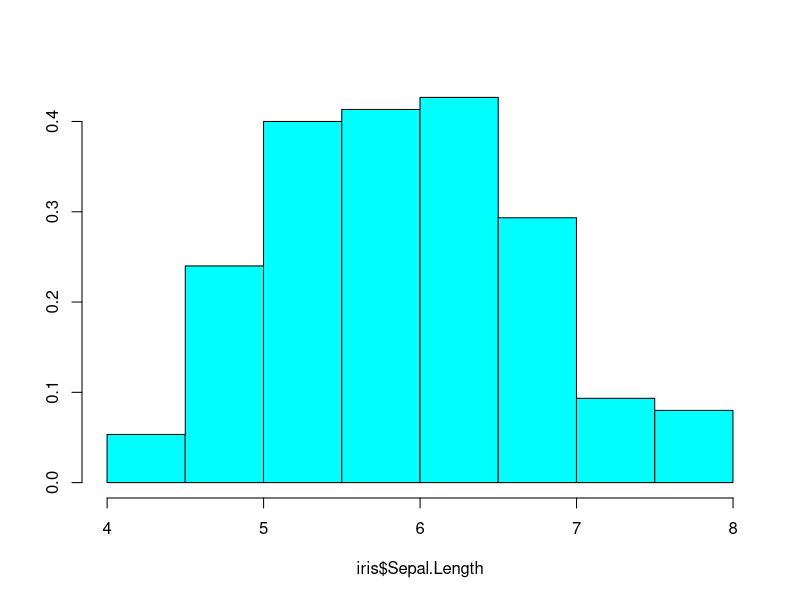
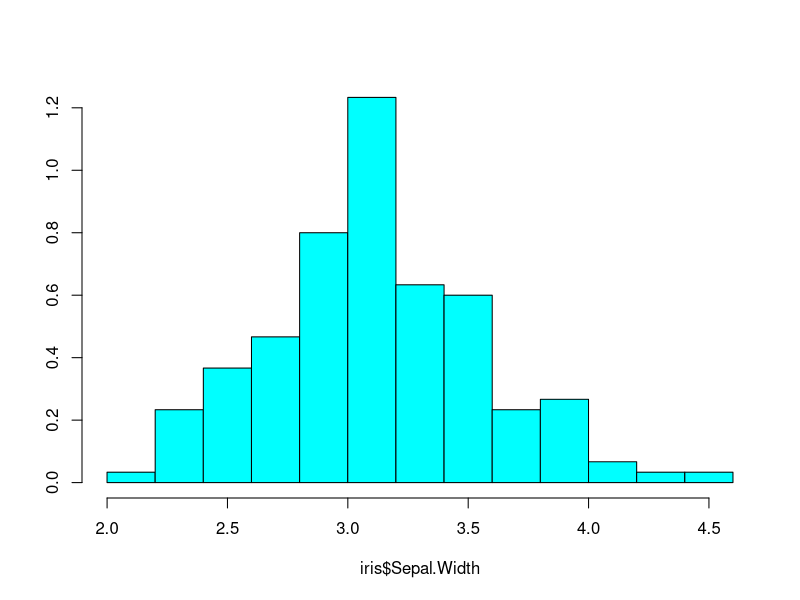
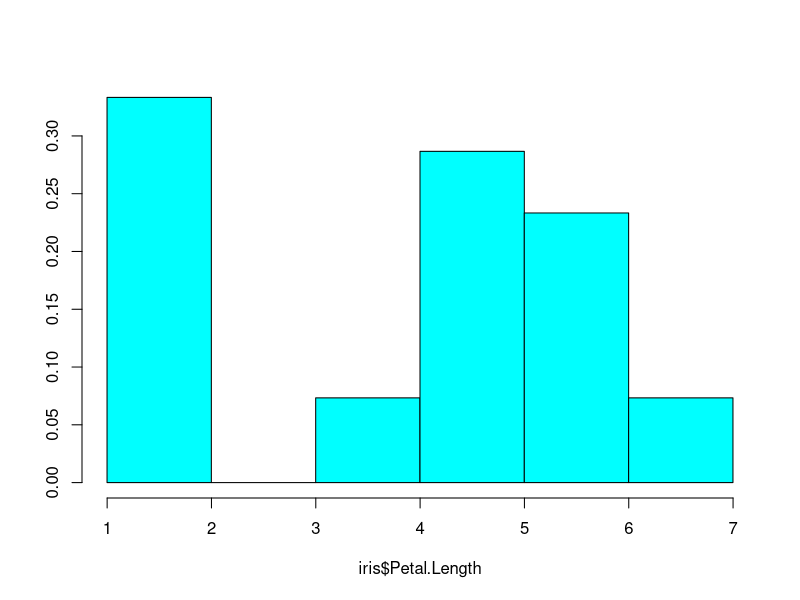
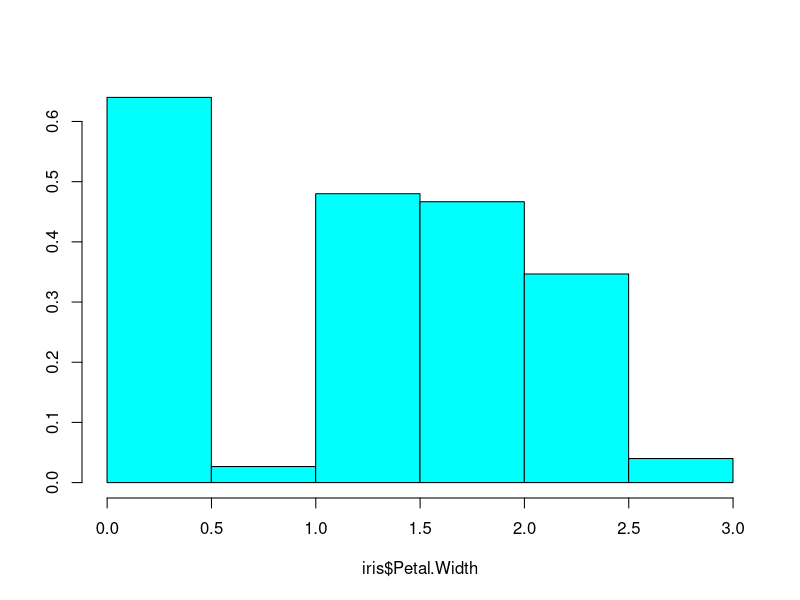
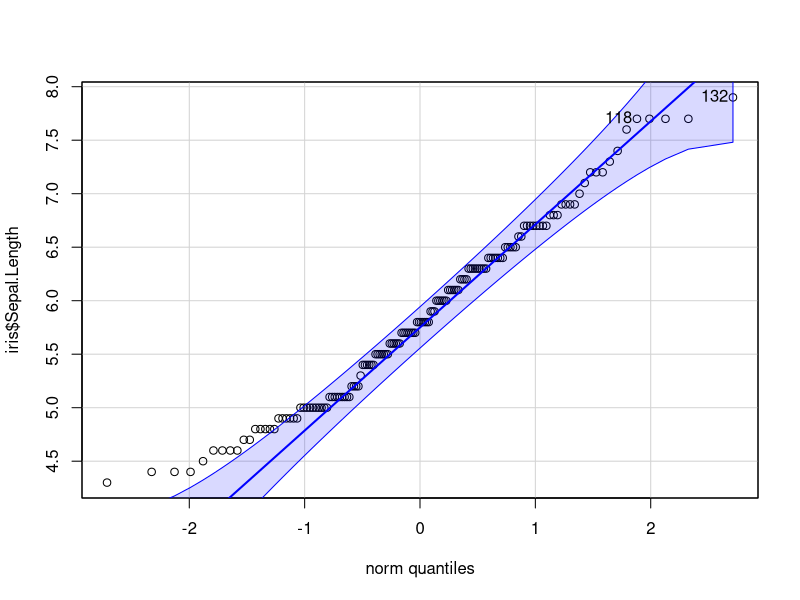
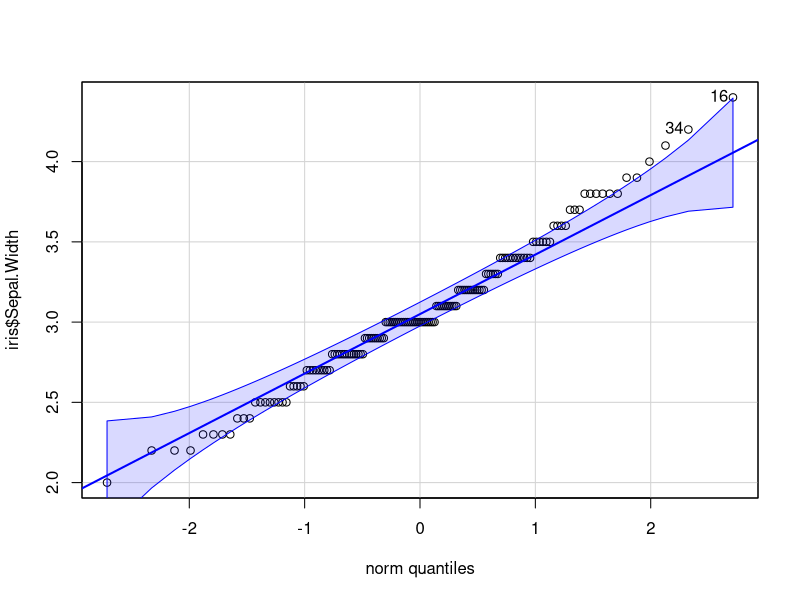
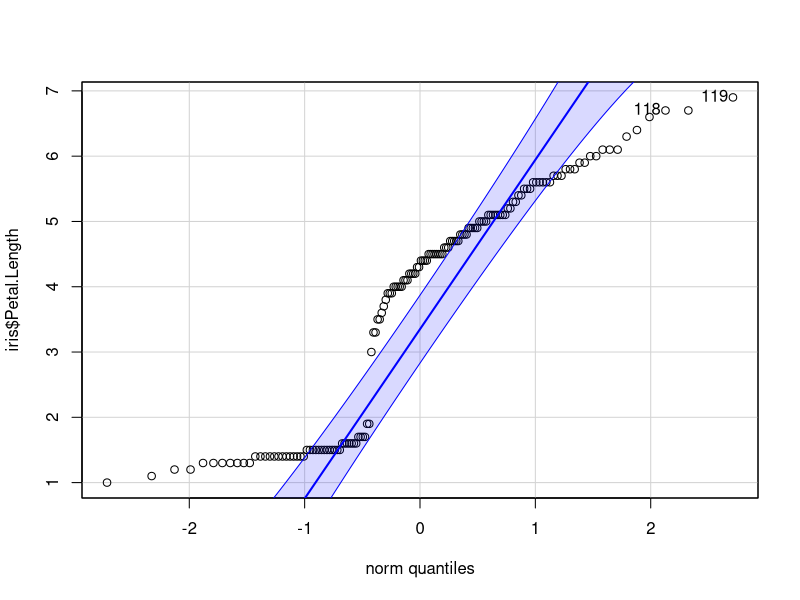
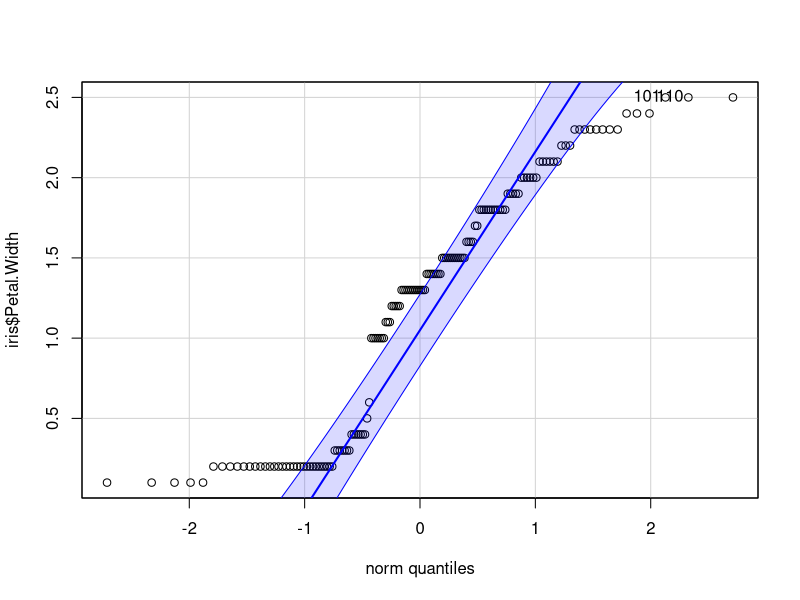

These charts were generated, in order, by the following R code:
#### Histogram ####
library(MASS)
?iris

#Which parameter is normally distributed?
truehist(iris$Sepal.Length)
truehist(iris$Sepal.Width)
truehist(iris$Petal.Length)
truehist(iris$Petal.Width)

#### Q-Q plot ####
library(car)

#Which parameter is normally distributed?
qqPlot(iris$Sepal.Length)
qqPlot(iris$Sepal.Width)
qqPlot(iris$Petal.Length)
qqPlot(iris$Petal.Width)

#### Test of Normality ####

#Which parameter is normally distributed?
shapiro.test(iris$Sepal.Length)
shapiro.test(iris$Sepal.Width)
shapiro.test(iris$Petal.Length)
shapiro.test(iris$Petal.Width)

#### Data transformation ####
dat <- rnorm(100,mean = 5,sd = 2) # Generate 100 numbers with mean = 5 and sd = 2 (Normal distribution)
truehist(dat)

expdat <- exp(dat) #e^x ~ 2.718282^x
truehist(expdat)

shapiro.test(dat)
shapiro.test(expdat)

tdat <- log10(expdat + 1) # + 1 is important because log10(0) is undefined!
truehist(tdat)
shapiro.test(tdat)

#### Summarize categorical value ####
rows <- sample(nrow(iris),91, replace = F) # Sample 91 rows from the iris dataset
IR <- iris[rows,]

tb <- table(IR$Species)
print(tb)

percent <- round(100 * tb/nrow(IR),1)
print(percent)

paste0(tb," (",percent,")")

#### Summarize numerical value (Mean SD) ####
m <- round(mean(IR$Sepal.Length),1)
s <- round(sd(IR$Sepal.Length),1)
paste0(m, " ± ", s)

lm <- round(mean(exp(IR$Sepal.Length)),1)
ls <- round(sd(exp(IR$Sepal.Length)),1)
paste0(lm, " ± ", ls) # SD >= mean implying deviation from normal distribution

llm <- round(mean(log10(1+ exp(IR$Sepal.Length))),1)
lls <- round(sd(log10(1+exp(IR$Sepal.Length))),1)
paste0(llm, " ± ", lls)

#### Summarize numerical value (Median) ####
q <- round(quantile(IR$Sepal.Length,c(0.5,0.25,0.75)),1)
paste0(q[1]," (",q[2],"-",q[3],")")
paste0(median(IR$Sepal.Length)," (",min(IR$Sepal.Length),"-",max(IR$Sepal.Length),")")

lq <- round(quantile(exp(IR$Sepal.Length),c(0.5,0.25,0.75)),1)
paste0(lq[1]," (",lq[2],"-",lq[3],")")
paste0(round(median(exp(IR$Sepal.Length)),1)," (",round(min(exp(IR$Sepal.Length)),1),
       "-",round(max(exp(IR$Sepal.Length)),1),")")

#### One-sample proportion test ####
binom.test(x = 71, n = 100, p = 0.5) # Exact test

prop.test(x = 71, n = 100, p = 0.5) # Estimation 

#### One-sample mean test ####
dat <- round(rnorm(n = 100, mean = 107, sd = 5),1) # Simulate the survey data
truehist(dat)

t.test(dat, mu = 105) # Parametric test
wilcox.test(dat, mu = 105) # Non-parametric test

dat2 <- round(runif(n = 100, min = 92, max = 122 ),1) # Simulate the survey data. Not normal distribution
truehist(dat2)
mean(dat2)

t.test(dat2, mu = 105) # Parametric test
wilcox.test(dat2, mu = 105) # Non-parametric test

#### Difference in proportions ####
smoke <- 510
smoke_CA <- 400
non_smoke <- 540
non_smoke_CA <- 300

smoke_not_CA <- smoke - smoke_CA
non_smoke_not_CA <- non_smoke - non_smoke_CA

prop.test(x = c(non_smoke_CA,smoke_CA), n = c(non_smoke,smoke))

m <- matrix(data = c(non_smoke_CA, non_smoke_not_CA, smoke_CA, smoke_not_CA) , nrow = 2)
print(m)

chisq.test(m)
fisher.test(m)

#### Difference in means ####
male <- round(rnorm(n = 100 ,mean = 107, sd = 5),1)
female <- round(rnorm(n = 100, mean = 105, sd = 4.5),1)

truehist(male)
truehist(female)

t.test(male,female, var.equal = F, paired = F)
wilcox.test(male,female, paired = F)

#paired = T for dependent samples (e.g. Before-After measurements)

#### Contingency table from counts ####
ctable <- matrix(c(400,150,100,320), nrow = 2 , byrow = T) # Matrix fill data by column by default
dimnames(ctable) <- list(c("Smoker","Non-smoker"),c("Cancer","No cancer"))
print(ctable)

matrix(c(400,150,100,320), nrow = 2)

#### Contingency table from raw data ####

#Simulate the data
rawdat <- data.frame(patientID = 1:(400+150+100+320),
                     smoking = c(rep("Smoker",400+150),rep("Non-smoker",100+320)),
                     status = c(rep("Cancer",400),rep("No cancer",150),rep("Cancer",100),rep("No cancer",320)))
View(rawdat)
summary(rawdat)

ctable2 <- table(rawdat[,c("smoking","status")])
print(ctable2)

#### Test of difference proportions ####

chisq.test(ctable2)
fisher.test(ctable2)

small <- matrix(data = c(1,39,2,20), nrow = 2, byrow = T)
print(small)

chisq.test(small)
fisher.test(small)

#### Measure of association
library(epitools)

#Re-arrange data to match epitools requirement
rawdat$status <- factor(rawdat$status, levels = c("No cancer","Cancer"))
rawdat$smoking <- factor(rawdat$smoking, levels =c("Non-smoker","Smoker"))

ctable3 <- table(rawdat[,c("smoking","status")])
print(ctable3)

res <- oddsratio(ctable3, method = "wald")
print(res)

res2 <- riskratio(ctable3, method = "wald")

print(res2)

#### Correlation between numerical variables ####
?iris

cor.test(iris$Sepal.Length,iris$Petal.Width) #Paired values
cor.test(~Sepal.Length + Petal.Width, iris) #Data.frame

cor.test(iris$Sepal.Length,iris$Petal.Width, method = "s") #Non-paramatric
cor.test(iris$Sepal.Length,iris$Petal.Width, method = "k") #Non-paramatric

#### Simple linear regression ####

m <- lm(Sepal.Length ~ Petal.Width, iris)
print(m)
summary(m)

#### Multivariate linear regression ####

mm <- lm(Sepal.Length ~ Sepal.Width + Petal.Length + Petal.Width + Species , iris)
print(mm)
summary(mm)

#### Inhibit Interpretation/Conversion of Objects ####
mlog <- lm(Sepal.Length ~ I(log10(1+Petal.Width)), iris)
print(mlog)
summary(mlog)

msq <- lm(Sepal.Length ~ I(Petal.Width^2), iris) # Quadratic model
print(msq)
summary(msq)

#### Interaction ####
mint <- lm(Sepal.Length ~ Petal.Width*Species, iris)
print(mint)
summary(mint)

#### Model selection ####
library(MASS)

sm <- stepAIC(mint)
print(sm)
summary(sm)

#### Model selection ANOVA ####

anova(m,mint)
anova(m,mm)

#### Prediction with linear regression ####
newdat <- iris[4:9,]
print(newdat)

predict(mm, newdata = newdat)

#### Logit ####
library(ggplot2)

pt <- 10^4 #Try changing number of point

dat <- data.frame(id = 1:pt, prob = seq(0,1,length.out = pt))
ggplot(dat,aes(x = id, y = prob))+
  geom_line()

dat$odds <- dat$prob/(1-dat$prob)
ggplot(dat,aes(x = id, y = odds))+
  geom_line()

dat$logit <- log(dat$odds)
ggplot(dat,aes(x = id, y = logit))+
  geom_line()

#### Setting a logistic regression model ####
#From https://towardsdatascience.com/how-to-do-logistic-regression-in-r-456e9cfec7cd
library(AER)
data(Affairs)
?Affairs

Affairs$ynaffair[Affairs$affairs >  0] <- 1
Affairs$ynaffair[Affairs$affairs == 0] <- 0
Affairs$ynaffair <- factor(Affairs$ynaffair,levels=c(0,1), labels=c("No","Yes"))
table(Affairs$ynaffair)

lgm <- glm(ynaffair ~ gender + age + yearsmarried + children 
           + religiousness + education + occupation +rating,
           data=Affairs, family="binomial")
print(lgm)
summary(lgm)

#### Reporting odds ratio from regression results ####

exp(cbind(OR = coef(lgm), confint(lgm)))

#### Logistic regression prediction ####

newdat <- Affairs[c(4,5,9,10),]
print(newdat)
predict(lgm, newdata = newdat, type = "response")
